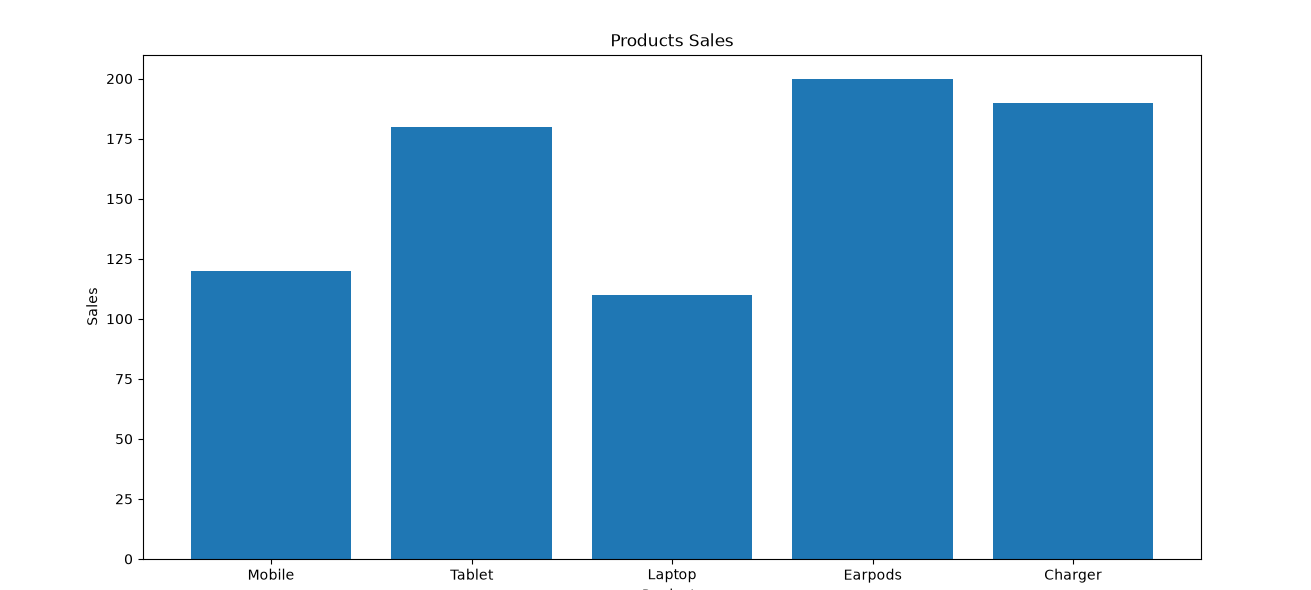

Write the Python code that produced this figure.
import matplotlib.pyplot as plt

Products=["Mobile","Tablet","Laptop","Earpods","Charger"]
sales=[120,180,110,200,190]

plt.bar(Products,sales)

plt.title("Products Sales")
plt.xlabel("Products")
plt.ylabel("Sales")

plt.show()
